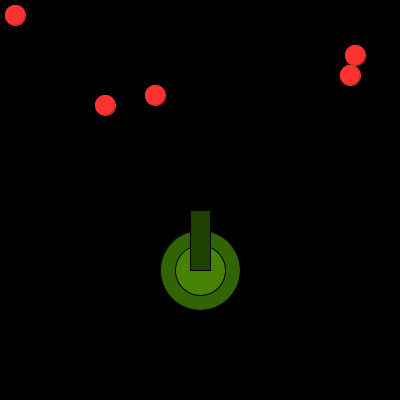
Frame 1 (no input)
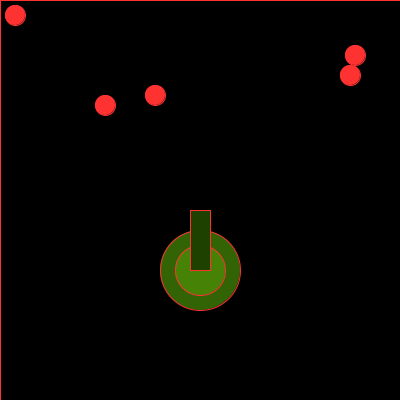
Frame 60 (the mouse pressed at the canvas centre just before this capture)
Frame 120 (the mouse held since frame 60 and released just before this capture): identical to frame 60, image omitted

The Processing sketch that drew these frames (run headless with seeded random() and noise(); from frame 60 on, the mouse is pressed at the canvas centre):

// Processing sketch: processing_71441
// ── processing_71441.pde

int a=0;
int b=0;
int c=0;
int d=0;
int e=0;
int f=0;
int g=0;
int h=0;
int i=0;
int j=0;
int k=0;
int l=0;
int m=0;
int n=0;
int o=0;
int p=0;
int q=0;
float r=0;
int s=0;
int t=0;
int u=0;
int v=0;
float w=0;
float x=0;
int y=0;
int z=0;
 
/**
w = move up
a = move left
s = move down
d = move right
spacebar = shoot ball
r= reload
*/
 
void setup()
{
  size(400, 400);
  fill(255);
  rect(0, 0, 500, 500);
  frameRate(30);
}
void draw()
{
  fill(0);
  rect(0, 0, 500, 500);
  fill(230,220,0);
  frameRate(100);
  ellipse(200+c, 240+d, 20, 20);
  fill(50, 100, 5);
  ellipse(200+a, 270+b, 80, 80);
  fill(70, 130, 5);
  ellipse(200+a, 270+b, 50, 50);
  fill(30, 65, 0);
  quad(190+a, 210+b, 190+a, 270+b, 210+a, 270+b, 210+a, 210+b);
  d=d+e;
  if (240+d>270+b)
  {
    d=b;
  }
  if (240+d<0)
  
    ellipse(200+c, 240+d, 20, 20);
   stroke(255-n, 50+n, 50+n);
  fill(255-n, 50+n, 50+n);
  n=n+o;
   if (n>150)
  {
    o=-2;
  }
  if (n<0)
  {
    o=2;
  }
      ellipse(15+f, 15, 20, 20);
  ellipse(355+h, 55, 20, 20);
  ellipse(155+i, 95, 20, 20);
  ellipse(105+j,105, 20, 20);
  ellipse(350+p, 75, 20, 20);
  f=f+e;
  h=h+k;
  i=i+l;
  j=j+m;
  p=p+q;
    if (f>375)
  {
    e=-5;
  }
  if (f<-5)
  {
    e=5;
  }
  if (h>30)
  {
    k=-5;
  }
  if (h<-340)
  {
    k=5;
  }
  if (i>225)
  {
    l=-5;
  }
  if (i<-140)
  {
    l=5;
  }
  if (j>275)
  {
    m=-5;
  }
  if (j<-90)
  {
    m=5;
  }
  if (p>30)
  {
    q=-5;
  }
  if (p<-330)
  {
    q=5;
  }
}
void keyPressed()
{
  if (key=='a')
  {
    a=a-10;
    c=c-10;
  }
  if (key=='s')
  {
    b=b+10;
    d=d+10;
  }
  if (key=='d')
  {
    a=a+10;
    c=c+10;
  }
  if (key=='w')
  {
    b=b-10;
    d=d-10;
  }
  if (key==' ')
  {
    e=-30;
  }
  if (key=='r')
  {
    e=700;
  }
   if (key=='m')
  {
    e=5;
    k=5;
    l=5;
    m=5;
    q=5;
  }
    if (key=='c')
  {
    o=2;
  }
}
